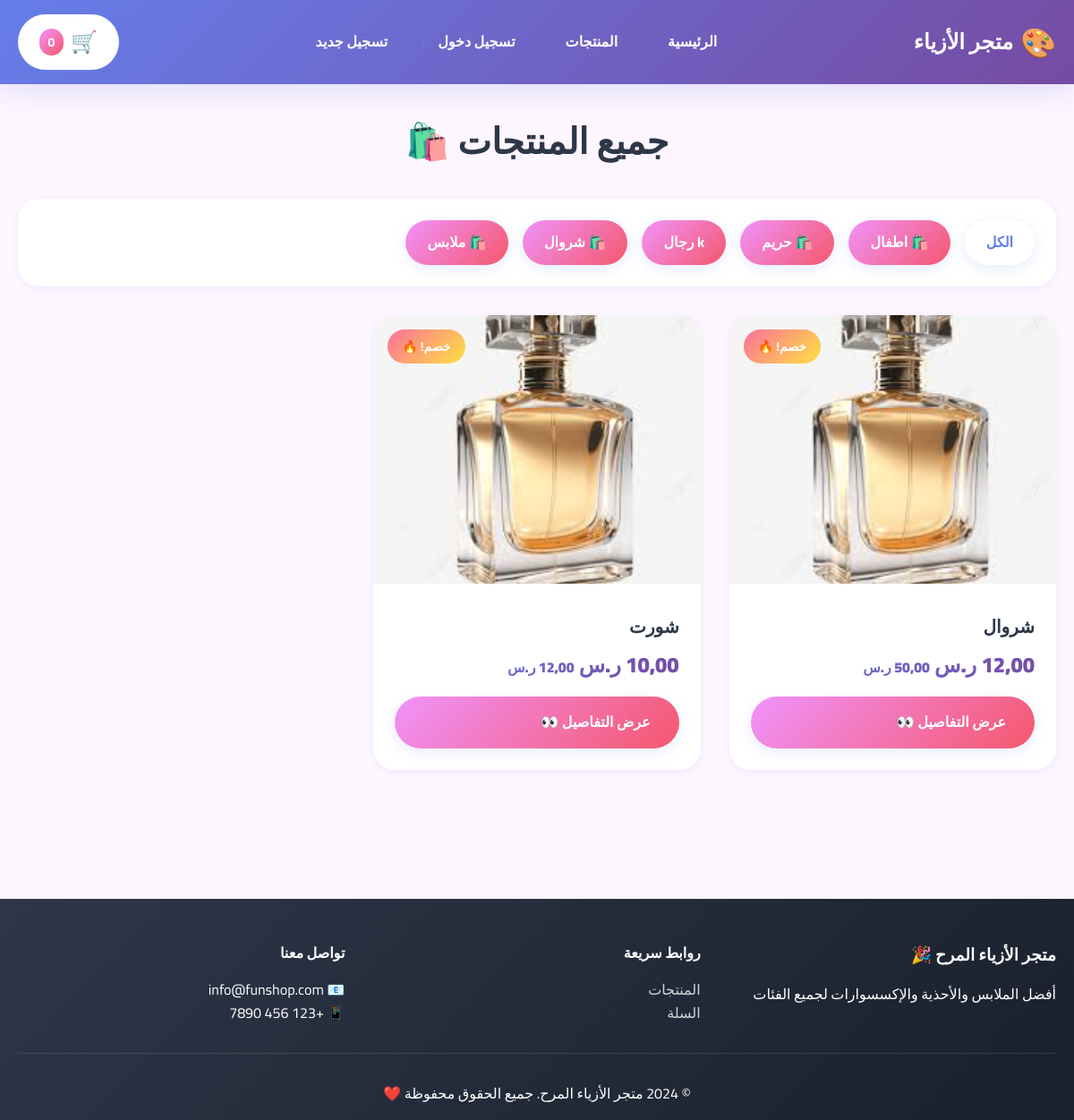
Before: /products/ with the older database file.
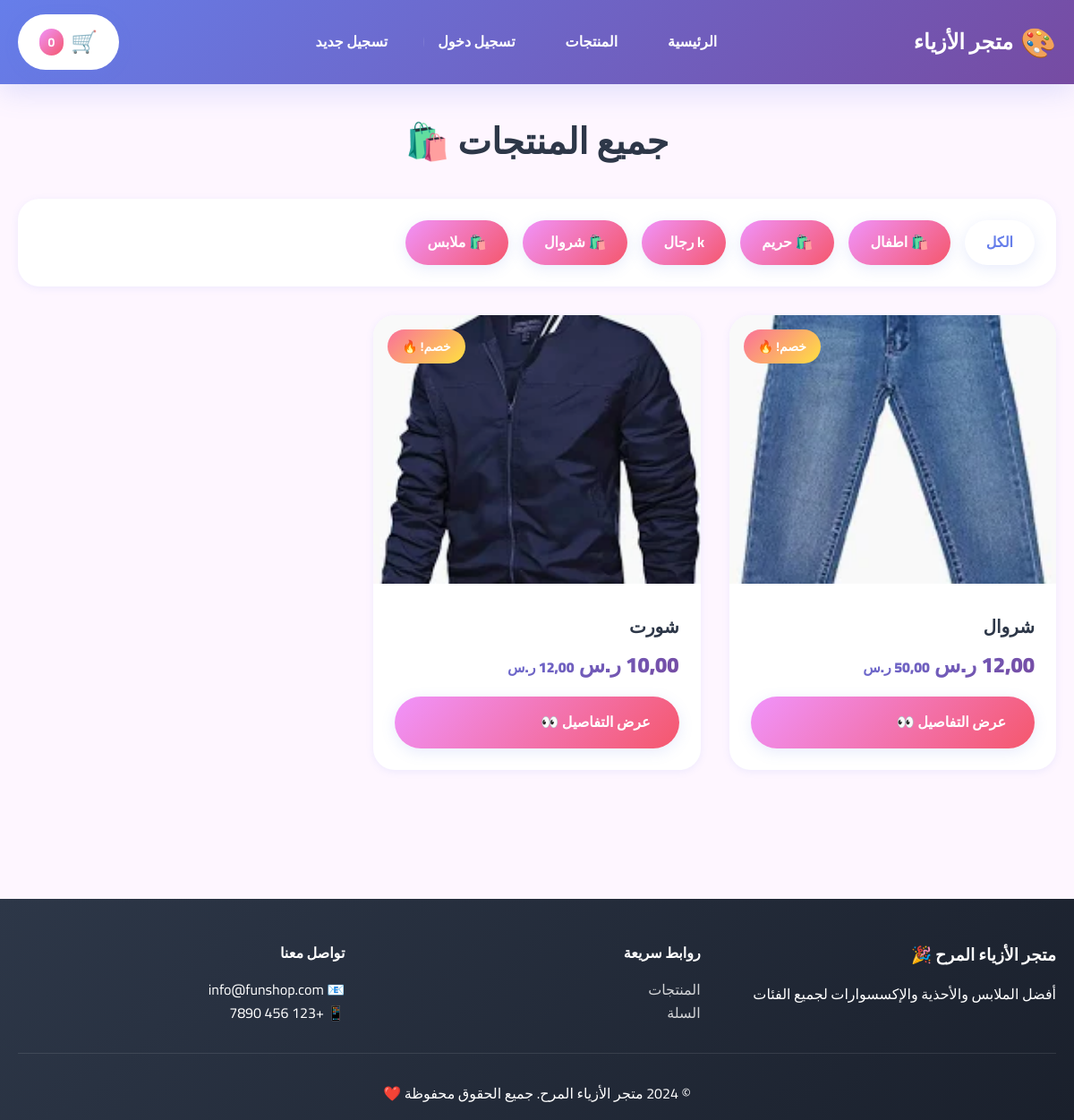
After: the same page with the newer database file.
### shop/models.py (models this page shows, shortened)
class Product(models.Model):
    SIZE_CHOICES = [
        ('XS', 'XS'),
        ('S', 'S'),
        ('M', 'M'),
        ('L', 'L'),
        ('XL', 'XL'),
        ('XXL', 'XXL'),
        ('36', '36'),
        ('37', '37'),
        ('38', '38'),
        ('39', '39'),
        ('40', '40'),
        ('41', '41'),
        ('42', '42'),
        ('43', '43'),
        ('44', '44'),
        ('45', '45'),
    ]
    category = models.ForeignKey(Category, on_delete=models.CASCADE, related_name='products', verbose_name='الفئة')
    name = models.CharField(max_length=200, verbose_name='الاسم')
    slug = models.SlugField(unique=True, verbose_name='الرابط')
    description = models.TextField(verbose_name='الوصف')
    price = models.DecimalField(max_digits=10, decimal_places=2, verbose_name='السعر')
    discount_price = models.DecimalField(max_digits=10, decimal_places=2, null=True, blank=True, verbose_name='سعر الخصم')
    image = models.ImageField(upload_to='products/', verbose_name='الصورة الرئيسية')
    stock = models.PositiveIntegerField(default=0, verbose_name='المخزون')
    available_sizes = models.CharField(max_length=200, blank=True, verbose_name='المقاسات المتاحة')
    is_active = models.BooleanField(default=True, verbose_name='نشط')
    is_featured = models.BooleanField(default=False, verbose_name='مميز')
    created_at = models.DateTimeField(auto_now_add=True)
    updated_at = models.DateTimeField(auto_now=True)
    class Meta:
        verbose_name = 'منتج'
        verbose_name_plural = 'المنتجات'
        ordering = ['-created_at']
    @property
    def get_price(self):
        return self.discount_price if self.discount_price else self.price
    @property
    def has_discount(self):
        return self.discount_price is not None and self.discount_price < self.price

### shop/views.py (the view)
# urls.py: path('products/', views.product_list, name='product_list'),
def product_list(request):
    products = Product.objects.filter(is_active=True)
    categories = Category.objects.all()
    category_slug = request.GET.get('category')
    if category_slug:
        category = get_object_or_404(Category, slug=category_slug)
        products = products.filter(category=category)
    search_query = request.GET.get('q')
    if search_query:
        products = products.filter(
            Q(name__icontains=search_query) |
            Q(description__icontains=search_query)
        )
    context = {
        'products': products,
        'categories': categories,
        'current_category': category_slug,
        'search_query': search_query,
    }
    return render(request, 'shop/product_list.html', context)

### templates/shop/product_list.html (shortened to what this page needs)
{% extends 'base.html' %}
{% block content %}
<div class="container">
    <h1 style="text-align: center; font-size: 2.5rem; margin-bottom: 2rem; font-weight: 900;">
        جميع المنتجات 🛍️
    </h1>
    <div
        style="background: white; padding: 1.5rem; border-radius: var(--radius-lg); margin-bottom: 2rem; box-shadow: var(--shadow-sm);">
        <div style="display: flex; gap: 1rem; flex-wrap: wrap; align-items: center;">
            <a href="{% url 'shop:product_list' %}"
                class="btn {% if not current_category %}btn-primary{% else %}btn-secondary{% endif %}"
                style="padding: 0.75rem 1.5rem;">
                الكل
            </a>
            {% for category in categories %}
            <a href="{% url 'shop:product_list' %}?category={{ category.slug }}"
                class="btn {% if current_category == category.slug %}btn-primary{% else %}btn-secondary{% endif %}"
                style="padding: 0.75rem 1.5rem;">
                {{ category.icon }} {{ category.name }}
            </a>
            {% endfor %}
        </div>
    </div>
    <div class="products-grid">
        {% for product in products %}
        <div class="product-card">
            {% if product.has_discount %}
            <span class="product-badge">خصم! 🔥</span>
            {% endif %}
            <a href="{% url 'shop:product_detail' product.slug %}">
                <img src="{{ product.image.url }}" alt="{{ product.name }}" class="product-image">
            </a>
            <div class="product-info">
                <h3 class="product-name">{{ product.name }}</h3>
                <div class="product-price">
                    {{ product.get_price }} ر.س
                    {% if product.has_discount %}
                    <span class="price-old">{{ product.price }} ر.س</span>
                    {% endif %}
                </div>
                <a href="{% url 'shop:product_detail' product.slug %}" class="btn btn-secondary" style="width: 100%;">
                    عرض التفاصيل 👀
                </a>
            </div>
        </div>
        {% empty %}
        <div style="grid-column: 1/-1; text-align: center; padding: 3rem;">
            <p style="font-size: 1.5rem; color: var(--text-secondary);">لا توجد منتجات 😢</p>
        </div>
        {% endfor %}
    </div>
</div>
{% endblock %}

Changed rows visible on the page:
changed Product "شروال": image: a different picture
changed Product "شورت": image: a different picture
